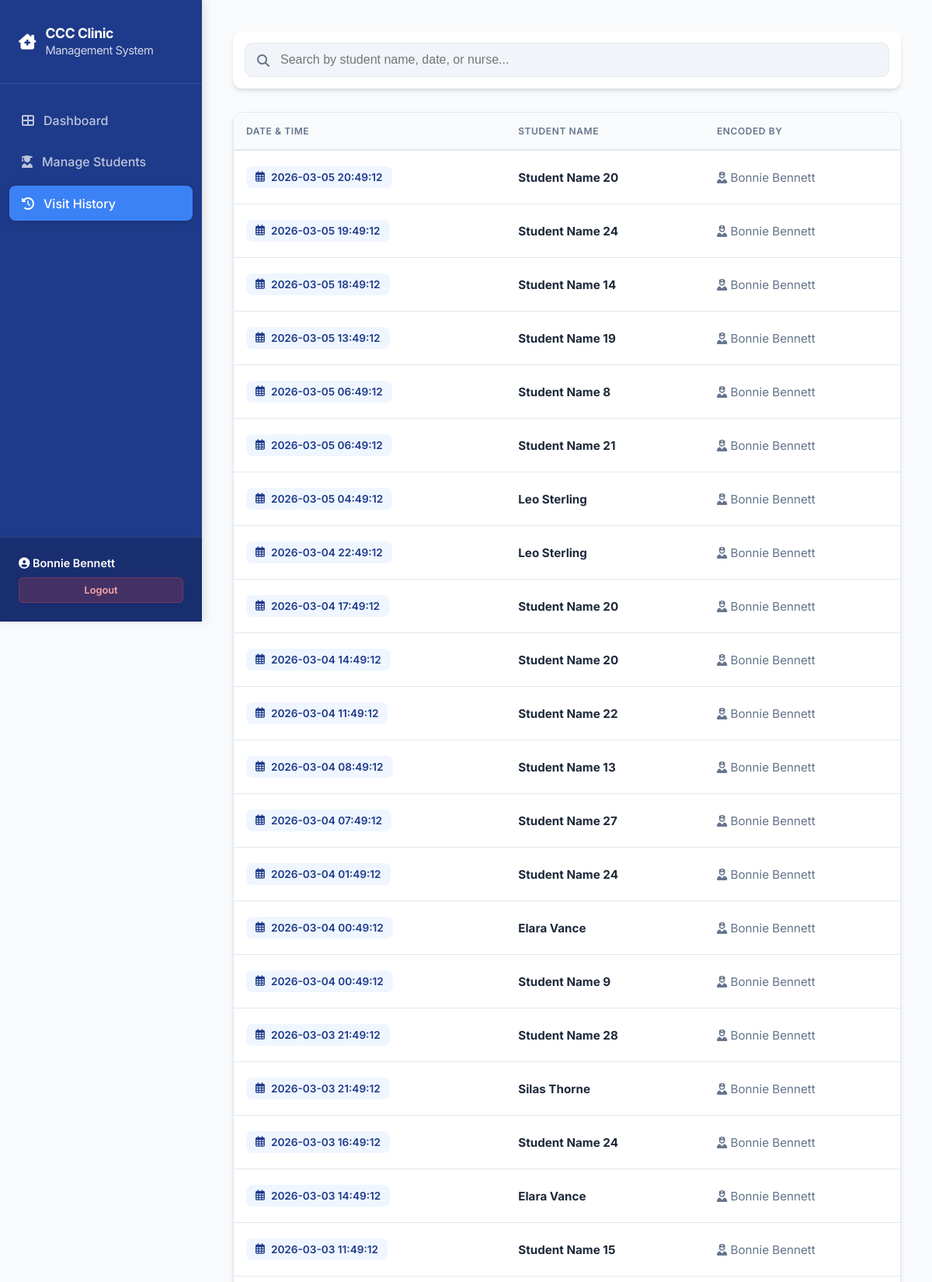
Screenshot of /visit_history (signed in, upper part) with the database file from the repository.
### tables this page shows
CREATE TABLE nurses (id INTEGER PRIMARY KEY AUTOINCREMENT, full_name TEXT, address TEXT, contact_number TEXT, username TEXT UNIQUE, password TEXT);

CREATE TABLE clinic_visits (id INTEGER PRIMARY KEY AUTOINCREMENT, student_id INTEGER, nurse_id INTEGER, temperature REAL, complaint TEXT, diagnosis TEXT, medicine TEXT, time_in TEXT, FOREIGN KEY(student_id) REFERENCES students(id), FOREIGN KEY(nurse_id) REFERENCES nurses(id));

CREATE TABLE students (id INTEGER PRIMARY KEY AUTOINCREMENT, rfid_uid TEXT UNIQUE, student_number TEXT UNIQUE, full_name TEXT, address TEXT, age INTEGER, grade TEXT, section TEXT, allergies TEXT, medical_condition TEXT, parent_name TEXT, parent_contact_number TEXT, parent_email TEXT);

### app.py (the view)
@app.route("/visit_history")
def visit_history():
    if session.get("role") != "nurse":
        return redirect(url_for("login"))
    conn = get_db()
    conn.row_factory = sqlite3.Row
    visits_rows = conn.execute("""
        SELECT
            clinic_visits.*,
            students.full_name,
            students.student_number,
            students.parent_name,
            students.parent_contact_number,
            students.parent_email,
            nurses.full_name as nurse_name
        FROM clinic_visits
        JOIN students ON clinic_visits.student_id = students.id
        LEFT JOIN nurses ON clinic_visits.nurse_id = nurses.id
        ORDER BY time_in DESC
    """).fetchall()
    visits = [dict(row) for row in visits_rows]
    nurse_id = session.get("user_id")
    nurse_row = conn.execute("SELECT * FROM nurses WHERE id=?", (nurse_id,)).fetchone()
    nurse = dict(nurse_row) if nurse_row else None
    conn.close()
    return render_template("visit_history.html", visits=visits, nurse=nurse)

### app.py (called while the page is built)
def get_db():
    conn = sqlite3.connect("clinic.db")
    conn.row_factory = sqlite3.Row
    return conn

### templates/visit_history.html (shortened to what this page needs)
<!DOCTYPE html>
<html lang="en">
<head>
    <link rel="stylesheet" href="https://cdnjs.cloudflare.com/ajax/libs/font-awesome/6.4.0/css/all.min.css">
</head>
<body>
<aside>
    <div class="sidebar-header">
        <i class="fas fa-clinic-medical fa-lg"></i>
        <h1>CCC Clinic<br><small style="font-weight:400; opacity:0.8;">Management System</small></h1>
    </div>
    <nav class="sidebar-nav">
        <a href="{{ url_for('nurse_dashboard') }}">
            <i class="fas fa-th-large"></i> Dashboard
        </a>
        <a href="{{ url_for('manage_students') }}">
            <i class="fas fa-user-graduate"></i> Manage Students
        </a>
        <a href="{{ url_for('visit_history') }}" class="active">
            <i class="fas fa-history"></i> Visit History
        </a>
    </nav>
    <div class="sidebar-footer">
        <div style="font-weight: 600; font-size: 0.9rem;"><i class="fas fa-user-circle"></i> {{ nurse['full_name'] }}</div>
        <a href="{{ url_for('logout') }}" class="logout-btn">Logout</a>
    </div>
</aside>
<main>
    <div class="controls">
        <div class="search-bar">
            <i class="fas fa-search"></i>
            <input type="text" id="visitSearch" placeholder="Search by student name, date, or nurse..." oninput="filterVisits()">
        </div>
    </div>
    <div class="table-wrapper">
        <table>
            <thead>
                <tr>
                    <th>Date & Time</th>
                    <th>Student Name</th>
                    <th>Encoded By</th>
                </tr>
            </thead>
            <tbody id="visitBody">
                {% for v in visits %}
                <tr class="clickable-row" onclick='showVisitDetails({{ v | tojson | safe }})'
                    data-search="{{ v['full_name'] }} {{ v['time_in'] }} {{ v['nurse_name'] }}">
                    <td><span class="time-badge"><i class="far fa-calendar-alt"></i> {{ v['time_in'] }}</span></td>
                    <td><strong>{{ v['full_name'] }}</strong></td>
                    <td><span style="color:var(--text-muted)"><i class="fas fa-user-nurse"></i> {{ v['nurse_name'] }}</span></td>
                </tr>
                {% endfor %}
            </tbody>
        </table>
    </div>
</main>
</body>
</html>

### templates/visit_history.html (style rules this page uses)
:root { --primary: #1e3a8a; --primary-light: #3b82f6; --success: #10b981; --danger: #ef4444; --warning: #f59e0b; --bg: #f8fafc; --surface: #ffffff; --text-main: #1e293b; --text-muted: #64748b; --border: #e2e8f0; --radius: 12px; --sidebar-width: 260px; --shadow: 0 4px 6px -1px rgba(0, 0, 0, 0.1), 0 2px 4px -1px rgba(0, 0, 0, 0.06); }
body { font-family: 'Inter', sans-serif; background-color: var(--bg); margin: 0; color: var(--text-main); display: flex; min-height: 100vh; }
aside { width: var(--sidebar-width); background: var(--primary); color: white; position: fixed; height: 100vh; display: flex; flex-direction: column; box-shadow: 4px 0 10px rgba(0,0,0,0.1); z-index: 1000; }
.sidebar-header { padding: 2rem 1.5rem; display: flex; align-items: center; gap: 12px; border-bottom: 1px solid rgba(255,255,255,0.1); }
.sidebar-header h1 { font-size: 1.1rem; margin: 0; font-weight: 700; letter-spacing: -0.025em; line-height: 1.2; }
.sidebar-nav { flex: 1; padding: 1.5rem 0.75rem; }
.sidebar-nav a { display: flex; align-items: center; gap: 12px; text-decoration: none; color: rgba(255,255,255,0.7); padding: 0.8rem 1rem; border-radius: 8px; margin-bottom: 8px; font-weight: 500; transition: all 0.3s ease; }
.sidebar-nav a.active { background: var(--primary-light); color: white; box-shadow: 0 4px 12px rgba(0,0,0,0.1); }
.sidebar-footer { padding: 1.5rem; background: rgba(0,0,0,0.2); border-top: 1px solid rgba(255,255,255,0.1); }
.logout-btn { display: block; margin-top: 10px; text-align: center; background: rgba(239, 68, 68, 0.2); color: #fca5a5; text-decoration: none; padding: 8px; border-radius: 6px; font-size: 0.8rem; font-weight: 600; border: 1px solid rgba(239, 68, 68, 0.3); transition: 0.3s; }
main { flex: 1; margin-left: var(--sidebar-width); padding: 2.5rem; max-width: calc(100% - var(--sidebar-width)); box-sizing: border-box; }
.controls { display: flex; gap: 20px; margin-bottom: 30px; align-items: center; background: var(--surface); padding: 15px; border-radius: var(--radius); box-shadow: var(--shadow); }
.search-bar { flex: 1; position: relative; }
.search-bar input { width: 100%; padding: 12px 12px 12px 45px; border-radius: 10px; border: 1px solid var(--border); font-size: 1rem; transition: 0.3s; background: #f1f5f9; box-sizing: border-box; }
.search-bar i { position: absolute; left: 16px; top: 15px; color: var(--text-muted); }
.table-wrapper { background: var(--surface); border-radius: var(--radius); overflow: hidden; box-shadow: var(--shadow); border: 1px solid var(--border); }
table { width: 100%; border-collapse: collapse; }
th { background: #f8fafc; color: var(--text-muted); font-weight: 600; text-transform: uppercase; font-size: 0.75rem; letter-spacing: 0.05em; padding: 1rem; border-bottom: 2px solid var(--border); text-align: left; }
td { padding: 1.25rem 1rem; border-bottom: 1px solid var(--border); font-size: 0.95rem; }
.clickable-row { transition: background 0.2s; cursor: pointer; }
.time-badge { background: #eff6ff; color: var(--primary); padding: 6px 12px; border-radius: 8px; font-size: 0.85rem; font-weight: 600; display: inline-flex; align-items: center; gap: 8px; }

### rows the page displays
nurses: full_name "Bonnie Bennett"
clinic_visits: time_in "2026-03-05 20:49:12", full_name "Student Name 20", nurse_name "Bonnie Bennett"
clinic_visits: time_in "2026-03-05 19:49:12", full_name "Student Name 24", nurse_name "Bonnie Bennett"
clinic_visits: time_in "2026-03-05 18:49:12", full_name "Student Name 14", nurse_name "Bonnie Bennett"
clinic_visits: time_in "2026-03-05 13:49:12", full_name "Student Name 19", nurse_name "Bonnie Bennett"
clinic_visits: time_in "2026-03-05 06:49:12", full_name "Student Name 8", nurse_name "Bonnie Bennett"
clinic_visits: time_in "2026-03-05 06:49:12", full_name "Student Name 21", nurse_name "Bonnie Bennett"
clinic_visits: time_in "2026-03-05 04:49:12", full_name "Leo Sterling", nurse_name "Bonnie Bennett"
clinic_visits: time_in "2026-03-04 22:49:12", full_name "Leo Sterling", nurse_name "Bonnie Bennett"
clinic_visits: time_in "2026-03-04 17:49:12", full_name "Student Name 20", nurse_name "Bonnie Bennett"
clinic_visits: time_in "2026-03-04 14:49:12", full_name "Student Name 20", nurse_name "Bonnie Bennett"
clinic_visits: time_in "2026-03-04 11:49:12", full_name "Student Name 22", nurse_name "Bonnie Bennett"
clinic_visits: time_in "2026-03-04 08:49:12", full_name "Student Name 13", nurse_name "Bonnie Bennett"
clinic_visits: time_in "2026-03-04 07:49:12", full_name "Student Name 27", nurse_name "Bonnie Bennett"
clinic_visits: time_in "2026-03-04 01:49:12", full_name "Student Name 24", nurse_name "Bonnie Bennett"
clinic_visits: time_in "2026-03-04 00:49:12", full_name "Elara Vance", nurse_name "Bonnie Bennett"
clinic_visits: time_in "2026-03-04 00:49:12", full_name "Student Name 9", nurse_name "Bonnie Bennett"
clinic_visits: time_in "2026-03-03 21:49:12", full_name "Student Name 28", nurse_name "Bonnie Bennett"
clinic_visits: time_in "2026-03-03 21:49:12", full_name "Silas Thorne", nurse_name "Bonnie Bennett"
clinic_visits: time_in "2026-03-03 16:49:12", full_name "Student Name 24", nurse_name "Bonnie Bennett"
clinic_visits: time_in "2026-03-03 14:49:12", full_name "Elara Vance", nurse_name "Bonnie Bennett"
clinic_visits: time_in "2026-03-03 11:49:12", full_name "Student Name 15", nurse_name "Bonnie Bennett"
